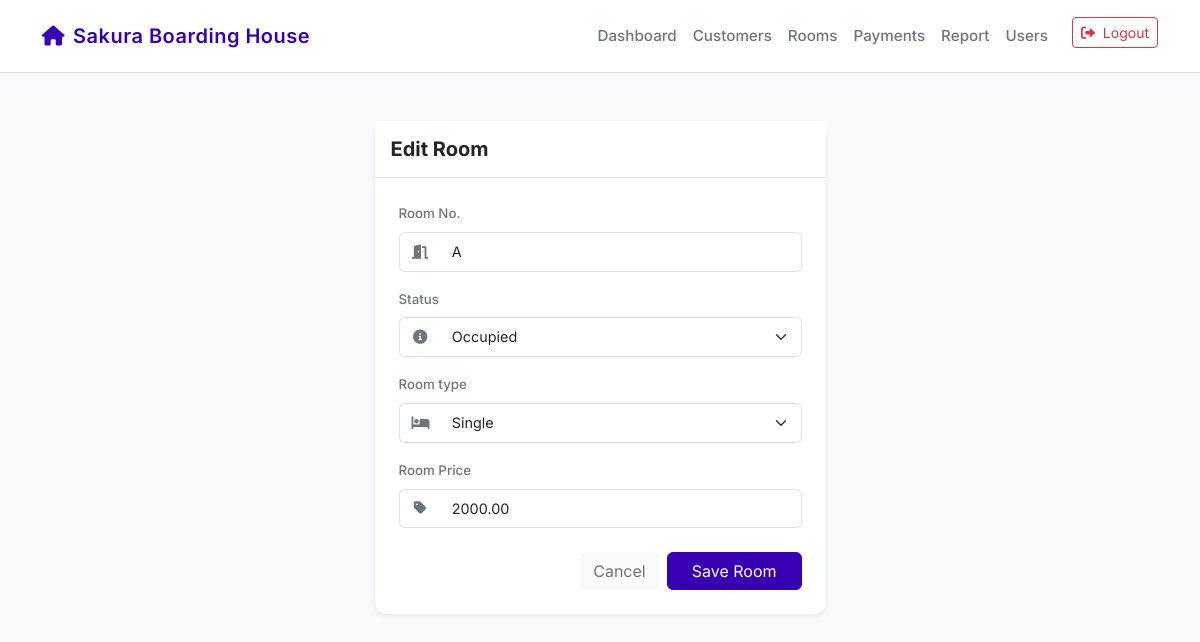
Screenshot of /rooms/5/edit/ (signed in) with the database file from the repository.
### Payment_Scheduler/models.py (models this page shows, shortened)
class Room(models.Model):
    STATUS_CHOICES = (
        ('Available', 'Available'),
        ('Under Maintenance', 'Under Maintenance'),
        ('Occupied', 'Occupied'),
    )
    TYPE_CHOICES = (
        ('Single', 'Single'),
        ('Bed Spacer', 'Bed Spacer'),
    )
    room_number = models.CharField(max_length=50, unique=True, verbose_name="Room No.")
    date_created = models.DateTimeField(auto_now_add=True)
    status = models.CharField(max_length=20, choices=STATUS_CHOICES, default='Available')
    room_type = models.CharField(max_length=50, choices=[('Single', 'Single'), ('Bed Spacer', 'Bed Spacer')])
    capacity = models.IntegerField(default=1) # How many people can occupy
    price = models.DecimalField(max_digits=10, decimal_places=2, verbose_name="Room Price")
    date_left = models.DateField(null=True, blank=True) # New field

### Payment_Scheduler/views.py (the view)
# urls.py: path('rooms/<int:pk>/edit/', views.room_edit, name='room_edit'),
@login_required
@admin_required
def room_edit(request, pk):
    room = get_object_or_404(Room, pk=pk)
    if request.method == 'POST':
        form = RoomForm(request.POST, instance=room)
        if form.is_valid():
            form.save()
            return redirect('rooms')
    else:
        form = RoomForm(instance=room)
    return render(request, 'Payment_Scheduler/room_form.html', {'form': form, 'title': 'Edit Room'})

### Payment_Scheduler/forms.py (shortened to what this page needs)
class RoomForm(forms.ModelForm):
    class Meta:
        model = Room
        exclude = ['date_left', 'date_created']
        widgets = {
            'room_number': forms.TextInput(attrs={'class': 'form-control'}),
            'status': forms.Select(attrs={'class': 'form-select'}),
            'room_type': forms.Select(attrs={'class': 'form-select'}),
            'price': forms.NumberInput(attrs={'class': 'form-control'}),
            'capacity': forms.NumberInput(attrs={'class': 'form-control', 'min': '1'}),
        }

### Payment_Scheduler/views.py (called while the page is built)
def is_admin(user):
    return user.role == 'Admin'

### Payment_Scheduler/templates/Payment_Scheduler/room_form.html (shortened to what this page needs)
{% extends 'Payment_Scheduler/base.html' %}
{% load form_tags %}
{% block content %}
<div class="row justify-content-center">
    <div class="col-md-6 col-lg-5">
        <div class="card border-0 shadow-sm">
            <div class="card-header bg-white border-bottom py-3">
                <h5 class="card-title mb-0 fw-bold">{{ title }}</h5>
            </div>
            <div class="card-body p-4">
                <form method="post" id="room-form">
                    {% for field in form %}
                    <div class="mb-3 {% if field.name == 'capacity' %}capacity-wrapper{% endif %}"
                         {% if field.name == 'capacity' %}id="capacity-field-group" style="display: none;"{% endif %}>
                        <label for="{{ field.id_for_label }}" class="form-label small text-secondary fw-medium">
                            {{ field.label }}
                        </label>
                        <div class="input-group">
                            <span class="input-group-text"><i class="fas {{ field.name|get_icon }}"></i></span>
                            {{ field }}
                        </div>
                    </div>
                    {% endfor %}
                    <div class="d-flex justify-content-end gap-2 mt-4">
                        <a href="{% url 'rooms' %}" class="btn btn-light text-secondary">Cancel</a>
                        <button type="submit" class="btn btn-primary px-4">Save Room</button>
                    </div>
                </form>
            </div>
        </div>
    </div>
</div>
{% endblock %}

### Payment_Scheduler/templates/Payment_Scheduler/base.html (style rules this page uses)
:root { --bg-color: #f8f9fa; --card-bg: #ffffff; --text-primary: #212529; --text-secondary: #6c757d; --accent-color: #6200ea; --primary-color: #3700b3; --success-color: #03dac6; --error-color: #cf6679; --border-color: #dee2e6; }
body { background-color: var(--bg-color); color: var(--text-primary); font-family: 'Inter', -apple-system, BlinkMacSystemFont, "Segoe UI", Roboto, "Helvetica Neue", Arial, sans-serif; -webkit-font-smoothing: antialiased; -moz-osx-font-smoothing: grayscale; min-height: 100vh; font-size: 0.95rem; }
.form-control, .form-select { font-size: 0.9rem; padding: 0.5rem 0.75rem; border-radius: 6px; }
.input-group-text { background-color: #fff; border-right: none; color: var(--text-secondary); font-size: 0.9rem; border-top-left-radius: 6px; border-bottom-left-radius: 6px; }
.input-group .form-control, .input-group .form-select { border-left: none; border-top-right-radius: 6px; border-bottom-right-radius: 6px; }
.input-group-text i { width: 1.2em; text-align: center; }
.card { background-color: var(--card-bg); border: 1px solid var(--border-color); border-radius: 12px; box-shadow: 0 4px 6px rgba(0, 0, 0, 0.05); }
.btn-primary { background-color: var(--primary-color); border-color: var(--primary-color); }
.form-control, .form-select { background-color: #ffffff; border: 1px solid var(--border-color); color: var(--text-primary); }
.form-control::placeholder { color: var(--text-secondary); opacity: 0.7; }

### rows the page displays
Room: form "A" "Occupied" "Single" "2000.00"

### other values shown
{{ title }} "Edit Room"
{{ field.label }} "Room No." "Status" "Room type" "Room Price"
